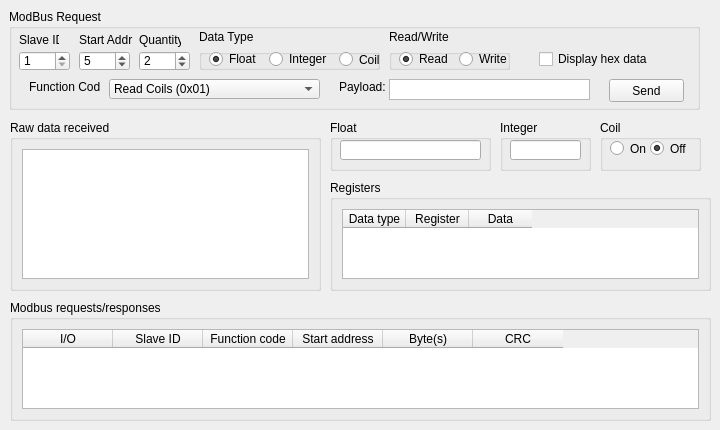
      <widget class="QWidget" name="tab">
       <attribute name="title">
        <string>Modbus Monitor</string>
       </attribute>
       <widget class="QGroupBox" name="groupBox_2">
        <property name="geometry">
         <rect>
          <x>9</x>
          <y>9</y>
          <width>691</width>
          <height>101</height>
         </rect>
        </property>
        <property name="title">
         <string>ModBus Request</string>
        </property>
        <widget class="QLabel" name="label_6">
         <property name="geometry">
          <rect>
           <x>10</x>
           <y>23</y>
           <width>40</width>
           <height>16</height>
          </rect>
         </property>
         <property name="text">
          <string>Slave ID</string>
         </property>
        </widget>
        <widget class="QLabel" name="label_8">
         <property name="geometry">
          <rect>
           <x>70</x>
           <y>23</y>
           <width>71</width>
           <height>16</height>
          </rect>
         </property>
         <property name="text">
          <string>Start Addr</string>
         </property>
        </widget>
        <widget class="QLabel" name="label_9">
         <property name="geometry">
          <rect>
           <x>130</x>
           <y>23</y>
           <width>42</width>
           <height>16</height>
          </rect>
         </property>
         <property name="text">
          <string>Quantity</string>
         </property>
        </widget>
        <widget class="QSpinBox" name="slaveID">
         <property name="geometry">
          <rect>
           <x>10</x>
           <y>42</y>
           <width>51</width>
           <height>20</height>
          </rect>
         </property>
         <property name="minimum">
          <number>1</number>
         </property>
         <property name="maximum">
          <number>999999</number>
         </property>
        </widget>
        <widget class="QSpinBox" name="startAddr">
         <property name="geometry">
          <rect>
           <x>70</x>
           <y>42</y>
           <width>51</width>
           <height>20</height>
          </rect>
         </property>
         <property name="minimum">
          <number>1</number>
         </property>
         <property name="maximum">
          <number>65535</number>
         </property>
         <property name="value">
          <number>5</number>
         </property>
        </widget>
        <widget class="QSpinBox" name="numCoils">
         <property name="geometry">
          <rect>
           <x>130</x>
           <y>42</y>
           <width>51</width>
           <height>20</height>
          </rect>
         </property>
         <property name="readOnly">
          <bool>false</bool>
         </property>
         <property name="minimum">
          <number>1</number>
         </property>
         <property name="maximum">
          <number>65535</number>
         </property>
         <property name="value">
          <number>2</number>
         </property>
        </widget>
        <widget class="QTextEdit" name="requestPreview">
         <property name="geometry">
          <rect>
           <x>380</x>
           <y>70</y>
           <width>201</width>
           <height>21</height>
          </rect>
         </property>
         <property name="sizePolicy">
          <sizepolicy hsizetype="Expanding" vsizetype="Fixed">
           <horstretch>0</horstretch>
           <verstretch>0</verstretch>
          </sizepolicy>
         </property>
         <property name="maximumSize">
          <size>
           <width>500</width>
           <height>25</height>
          </size>
         </property>
         <property name="font">
          <font>
           <family>Courier</family>
           <weight>50</weight>
           <bold>false</bold>
           <strikeout>false</strikeout>
          </font>
         </property>
         <property name="verticalScrollBarPolicy">
          <enum>Qt::ScrollBarAlwaysOff</enum>
         </property>
         <property name="horizontalScrollBarPolicy">
          <enum>Qt::ScrollBarAlwaysOff</enum>
         </property>
         <property name="undoRedoEnabled">
          <bool>false</bool>
         </property>
         <property name="textInteractionFlags">
          <set>Qt::TextSelectableByKeyboard|Qt::TextSelectableByMouse</set>
         </property>
        </widget>
        <widget class="QPushButton" name="sendBtn">
         <property name="geometry">
          <rect>
           <x>600</x>
           <y>70</y>
           <width>75</width>
           <height>23</height>
          </rect>
         </property>
         <property name="text">
          <string>Send</string>
         </property>
        </widget>
        <widget class="QCheckBox" name="checkBoxHexData">
         <property name="geometry">
          <rect>
           <x>530</x>
           <y>40</y>
           <width>121</width>
           <height>20</height>
          </rect>
         </property>
         <property name="text">
          <string>Display hex data</string>
         </property>
         <property name="checked">
          <bool>false</bool>
         </property>
        </widget>
        <widget class="QGroupBox" name="groupBox_8">
         <property name="geometry">
          <rect>
           <x>190</x>
           <y>40</y>
           <width>181</width>
           <height>21</height>
          </rect>
         </property>
         <property name="title">
          <string/>
         </property>
         <widget class="QRadioButton" name="radioButton_182">
          <property name="geometry">
           <rect>
            <x>70</x>
            <y>2</y>
            <width>61</width>
            <height>16</height>
           </rect>
          </property>
          <property name="text">
           <string>Integer</string>
          </property>
         </widget>
         <widget class="QRadioButton" name="radioButton_181">
          <property name="geometry">
           <rect>
            <x>10</x>
            <y>2</y>
            <width>51</width>
            <height>16</height>
           </rect>
          </property>
          <property name="text">
           <string>Float</string>
          </property>
          <property name="checked">
           <bool>true</bool>
          </property>
         </widget>
         <widget class="QRadioButton" name="radioButton_183">
          <property name="geometry">
           <rect>
            <x>140</x>
            <y>0</y>
            <width>41</width>
            <height>21</height>
           </rect>
          </property>
          <property name="text">
           <string>Coil</string>
          </property>
         </widget>
        </widget>
        <widget class="QLabel" name="label_164">
         <property name="geometry">
          <rect>
           <x>190</x>
           <y>20</y>
           <width>81</width>
           <height>16</height>
          </rect>
         </property>
         <property name="text">
          <string>Data Type</string>
         </property>
        </widget>
        <widget class="QGroupBox" name="groupBox_108">
         <property name="geometry">
          <rect>
           <x>380</x>
           <y>40</y>
           <width>121</width>
           <height>21</height>
          </rect>
         </property>
         <property name="title">
          <string/>
         </property>
         <widget class="QRadioButton" name="radioButton_186">
          <property name="geometry">
           <rect>
            <x>70</x>
            <y>2</y>
            <width>51</width>
            <height>16</height>
           </rect>
          </property>
          <property name="text">
           <string>Write</string>
          </property>
         </widget>
         <widget class="QRadioButton" name="radioButton_187">
          <property name="geometry">
           <rect>
            <x>10</x>
            <y>0</y>
            <width>51</width>
            <height>20</height>
           </rect>
          </property>
          <property name="text">
           <string>Read</string>
          </property>
          <property name="checked">
           <bool>true</bool>
          </property>
         </widget>
        </widget>
        <widget class="QLabel" name="label_165">
         <property name="geometry">
          <rect>
           <x>380</x>
           <y>20</y>
           <width>61</width>
           <height>16</height>
          </rect>
         </property>
         <property name="text">
          <string>Read/Write</string>
         </property>
        </widget>
        <widget class="QComboBox" name="functionCode">
         <property name="enabled">
          <bool>true</bool>
         </property>
         <property name="geometry">
          <rect>
           <x>100</x>
           <y>70</y>
           <width>211</width>
           <height>20</height>
          </rect>
         </property>
         <property name="frame">
          <bool>true</bool>
         </property>
         <item>
          <property name="text">
           <string>Read Coils (0x01)</string>
          </property>
         </item>
         <item>
          <property name="text">
           <string>Read Discrete Inputs (0x02)</string>
          </property>
         </item>
         <item>
          <property name="text">
           <string>Read Holding Registers (0x03)</string>
          </property>
         </item>
         <item>
          <property name="text">
           <string>Read Input Registers (0x04)</string>
          </property>
         </item>
         <item>
          <property name="text">
           <string>Write Single Coil (0x05)</string>
          </property>
         </item>
         <item>
          <property name="text">
           <string>Write Single Register (0x06)</string>
          </property>
         </item>
         <item>
          <property name="text">
           <string>Write Multiple Coils (0x0f)</string>
          </property>
         </item>
         <item>
          <property name="text">
           <string>Write Multiple Registers (0x10)</string>
          </property>
         </item>
        </widget>
        <widget class="QLabel" name="label_7">
         <property name="geometry">
          <rect>
           <x>20</x>
           <y>70</y>
           <width>71</width>
           <height>16</height>
          </rect>
         </property>
         <property name="text">
          <string>Function Code:</string>
         </property>
        </widget>
        <widget class="QLabel" name="label_166">
         <property name="geometry">
          <rect>
           <x>330</x>
           <y>70</y>
           <width>51</width>
           <height>16</height>
          </rect>
         </property>
         <property name="text">
          <string>Payload:</string>
         </property>
        </widget>
       </widget>
       <widget class="QGroupBox" name="groupBox">
        <property name="geometry">
         <rect>
          <x>10</x>
          <y>120</y>
          <width>311</width>
          <height>171</height>
         </rect>
        </property>
        <property name="title">
         <string>Raw data received</string>
        </property>
        <layout class="QGridLayout" name="gridLayout_4">
         <item row="0" column="0">
          <widget class="QPlainTextEdit" name="rawData">
           <property name="font">
            <font>
             <family>Fixedsys</family>
             <pointsize>10</pointsize>
             <weight>50</weight>
             <bold>false</bold>
             <strikeout>false</strikeout>
            </font>
           </property>
           <property name="undoRedoEnabled">
            <bool>false</bool>
           </property>
           <property name="readOnly">
            <bool>true</bool>
           </property>
          </widget>
         </item>
        </layout>
       </widget>
       <widget class="QGroupBox" name="groupBox_3">
        <property name="geometry">
         <rect>
          <x>10</x>
          <y>300</y>
          <width>701</width>
          <height>121</height>
         </rect>
        </property>
        <property name="title">
         <string>Modbus requests/responses</string>
        </property>
        <layout class="QGridLayout" name="gridLayout">
         <item row="0" column="0">
          <widget class="QTableWidget" name="busMonTable">
           <property name="editTriggers">
            <set>QAbstractItemView::NoEditTriggers</set>
           </property>
           <property name="alternatingRowColors">
            <bool>true</bool>
           </property>
           <attribute name="horizontalHeaderCascadingSectionResizes">
            <bool>true</bool>
           </attribute>
           <attribute name="horizontalHeaderDefaultSectionSize">
            <number>90</number>
           </attribute>
           <attribute name="verticalHeaderDefaultSectionSize">
            <number>21</number>
           </attribute>
           <column>
            <property name="text">
             <string>I/O</string>
            </property>
           </column>
           <column>
            <property name="text">
             <string>Slave ID</string>
            </property>
           </column>
           <column>
            <property name="text">
             <string>Function code</string>
            </property>
           </column>
           <column>
            <property name="text">
             <string>Start address</string>
            </property>
           </column>
           <column>
            <property name="text">
             <string>Byte(s)</string>
            </property>
           </column>
           <column>
            <property name="text">
             <string>CRC</string>
            </property>
           </column>
          </widget>
         </item>
        </layout>
       </widget>
       <widget class="QGroupBox" name="groupBox_4">
        <property name="geometry">
         <rect>
          <x>330</x>
          <y>180</y>
          <width>381</width>
          <height>111</height>
         </rect>
        </property>
        <property name="title">
         <string>Registers</string>
        </property>
        <layout class="QGridLayout" name="gridLayout_3">
         <item row="0" column="0">
          <widget class="QTableWidget" name="regTable">
           <property name="alternatingRowColors">
            <bool>true</bool>
           </property>
           <attribute name="horizontalHeaderDefaultSectionSize">
            <number>63</number>
           </attribute>
           <attribute name="verticalHeaderVisible">
            <bool>false</bool>
           </attribute>
           <attribute name="verticalHeaderDefaultSectionSize">
            <number>21</number>
           </attribute>
           <column>
            <property name="text">
             <string>Data type</string>
            </property>
           </column>
           <column>
            <property name="text">
             <string>Register</string>
            </property>
           </column>
           <column>
            <property name="text">
             <string>Data</string>
            </property>
           </column>
          </widget>
         </item>
        </layout>
       </widget>
       <widget class="QGroupBox" name="groupBox_103">
        <property name="geometry">
         <rect>
          <x>330</x>
          <y>120</y>
          <width>161</width>
          <height>51</height>
         </rect>
        </property>
        <property name="title">
         <string>Float</string>
        </property>
        <widget class="QLineEdit" name="lineEdit_109">
         <property name="geometry">
          <rect>
           <x>10</x>
           <y>20</y>
           <width>141</width>
           <height>20</height>
          </rect>
         </property>
         <property name="alignment">
          <set>Qt::AlignRight|Qt::AlignTrailing|Qt::AlignVCenter</set>
         </property>
         <property name="readOnly">
          <bool>true</bool>
         </property>
        </widget>
       </widget>
       <widget class="QGroupBox" name="groupBox_106">
        <property name="enabled">
         <bool>true</bool>
        </property>
        <property name="geometry">
         <rect>
          <x>500</x>
          <y>120</y>
          <width>91</width>
          <height>51</height>
         </rect>
        </property>
        <property name="title">
         <string>Integer</string>
        </property>
        <widget class="QLineEdit" name="lineEdit_111">
         <property name="geometry">
          <rect>
           <x>10</x>
           <y>20</y>
           <width>71</width>
           <height>20</height>
          </rect>
         </property>
         <property name="alignment">
          <set>Qt::AlignRight|Qt::AlignTrailing|Qt::AlignVCenter</set>
         </property>
         <property name="readOnly">
          <bool>true</bool>
         </property>
        </widget>
       </widget>
       <widget class="QGroupBox" name="groupBox_107">
        <property name="enabled">
         <bool>true</bool>
        </property>
        <property name="geometry">
         <rect>
          <x>600</x>
          <y>120</y>
          <width>101</width>
          <height>51</height>
         </rect>
        </property>
        <property name="title">
         <string>Coil</string>
        </property>
        <widget class="QRadioButton" name="radioButton_184">
         <property name="geometry">
          <rect>
           <x>10</x>
           <y>20</y>
           <width>41</width>
           <height>17</height>
          </rect>
         </property>
         <property name="text">
          <string>On</string>
         </property>
        </widget>
        <widget class="QRadioButton" name="radioButton_185">
         <property name="geometry">
          <rect>
           <x>50</x>
           <y>20</y>
           <width>41</width>
           <height>17</height>
          </rect>
         </property>
         <property name="text">
          <string>Off</string>
         </property>
         <property name="checked">
          <bool>true</bool>
         </property>
        </widget>
       </widget>
      </widget>
